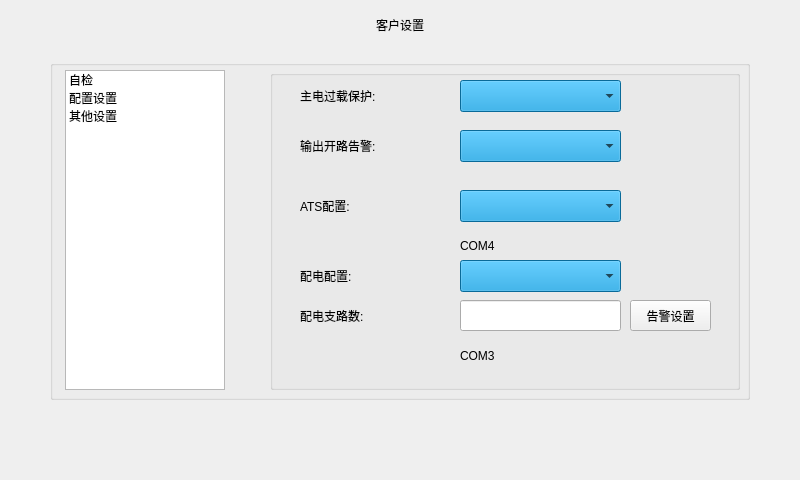
<?xml version="1.0" encoding="UTF-8"?>
<ui version="4.0">
 <class>User_Set</class>
 <widget class="QWidget" name="User_Set">
  <property name="geometry">
   <rect>
    <x>0</x>
    <y>0</y>
    <width>800</width>
    <height>480</height>
   </rect>
  </property>
  <property name="windowTitle">
   <string>Form</string>
  </property>
  <widget class="QWidget" name="widget" native="true">
   <property name="geometry">
    <rect>
     <x>0</x>
     <y>0</y>
     <width>800</width>
     <height>480</height>
    </rect>
   </property>
   <widget class="QLabel" name="label">
    <property name="geometry">
     <rect>
      <x>275</x>
      <y>0</y>
      <width>250</width>
      <height>50</height>
     </rect>
    </property>
    <property name="text">
     <string>客户设置</string>
    </property>
    <property name="alignment">
     <set>Qt::AlignCenter</set>
    </property>
   </widget>
   <widget class="QGroupBox" name="groupBox">
    <property name="geometry">
     <rect>
      <x>50</x>
      <y>60</y>
      <width>700</width>
      <height>340</height>
     </rect>
    </property>
    <property name="title">
     <string/>
    </property>
    <widget class="QListWidget" name="listWidget">
     <property name="geometry">
      <rect>
       <x>15</x>
       <y>10</y>
       <width>160</width>
       <height>320</height>
      </rect>
     </property>
     <item>
      <property name="text">
       <string>自检</string>
      </property>
     </item>
     <item>
      <property name="text">
       <string>配置设置</string>
      </property>
     </item>
     <item>
      <property name="text">
       <string>其他设置</string>
      </property>
     </item>
    </widget>
    <widget class="QGroupBox" name="groupBox_2">
     <property name="geometry">
      <rect>
       <x>220</x>
       <y>10</y>
       <width>470</width>
       <height>320</height>
      </rect>
     </property>
     <property name="styleSheet">
      <string notr="true">QComboBox{
  min-height: 28px; min-width: 40px;
/*  background-color: rgb(0, 170,0);*/
  background-color: rgb(12, 148, 214);

}

QComboBox QAbstractItemView::item {
  min-height: 35px; min-width: 60px;
 /* background-color: rgb(0, 170,0);
  background-color: rgb(75, 190, 155);*/

}</string>
     </property>
     <property name="title">
      <string/>
     </property>
     <widget class="QStackedWidget" name="stackedWidget">
      <property name="geometry">
       <rect>
        <x>0</x>
        <y>0</y>
        <width>460</width>
        <height>320</height>
       </rect>
      </property>
      <property name="sizePolicy">
       <sizepolicy hsizetype="Fixed" vsizetype="Fixed">
        <horstretch>0</horstretch>
        <verstretch>0</verstretch>
       </sizepolicy>
      </property>
      <property name="currentIndex">
       <number>1</number>
      </property>
      <widget class="QWidget" name="page_1">
       <widget class="QWidget" name="widget_2" native="true">
        <property name="geometry">
         <rect>
          <x>0</x>
          <y>0</y>
          <width>460</width>
          <height>320</height>
         </rect>
        </property>
        <widget class="QPushButton" name="Year_Detection">
         <property name="geometry">
          <rect>
           <x>130</x>
           <y>170</y>
           <width>200</width>
           <height>70</height>
          </rect>
         </property>
         <property name="text">
          <string>手动年检</string>
         </property>
        </widget>
        <widget class="QPushButton" name="Month_Detection">
         <property name="geometry">
          <rect>
           <x>130</x>
           <y>40</y>
           <width>200</width>
           <height>70</height>
          </rect>
         </property>
         <property name="text">
          <string>手动月检</string>
         </property>
        </widget>
       </widget>
      </widget>
      <widget class="QWidget" name="page_3">
       <widget class="QWidget" name="widget_3" native="true">
        <property name="geometry">
         <rect>
          <x>0</x>
          <y>0</y>
          <width>451</width>
          <height>311</height>
         </rect>
        </property>
        <widget class="QLabel" name="label_2">
         <property name="geometry">
          <rect>
           <x>30</x>
           <y>230</y>
           <width>111</width>
           <height>31</height>
          </rect>
         </property>
         <property name="text">
          <string>配电支路数:</string>
         </property>
        </widget>
        <widget class="QLineEdit" name="Distribution_branches_number">
         <property name="geometry">
          <rect>
           <x>190</x>
           <y>230</y>
           <width>161</width>
           <height>31</height>
          </rect>
         </property>
         <property name="alignment">
          <set>Qt::AlignCenter</set>
         </property>
        </widget>
        <widget class="QComboBox" name="comboBox_ATS">
         <property name="geometry">
          <rect>
           <x>190</x>
           <y>120</y>
           <width>161</width>
           <height>32</height>
          </rect>
         </property>
        </widget>
        <widget class="QLabel" name="label_15">
         <property name="geometry">
          <rect>
           <x>30</x>
           <y>120</y>
           <width>161</width>
           <height>31</height>
          </rect>
         </property>
         <property name="text">
          <string>ATS配置:</string>
         </property>
        </widget>
        <widget class="QLabel" name="label_3">
         <property name="geometry">
          <rect>
           <x>30</x>
           <y>190</y>
           <width>111</width>
           <height>31</height>
          </rect>
         </property>
         <property name="text">
          <string>配电配置:</string>
         </property>
        </widget>
        <widget class="QComboBox" name="comboBox_Distribution">
         <property name="geometry">
          <rect>
           <x>190</x>
           <y>190</y>
           <width>161</width>
           <height>32</height>
          </rect>
         </property>
        </widget>
        <widget class="QComboBox" name="comboBox_protectenable">
         <property name="geometry">
          <rect>
           <x>190</x>
           <y>10</y>
           <width>161</width>
           <height>32</height>
          </rect>
         </property>
        </widget>
        <widget class="QLabel" name="label_16">
         <property name="geometry">
          <rect>
           <x>30</x>
           <y>10</y>
           <width>161</width>
           <height>31</height>
          </rect>
         </property>
         <property name="text">
          <string>主电过载保护:</string>
         </property>
        </widget>
        <widget class="QComboBox" name="comboBox_outputalarmenable">
         <property name="geometry">
          <rect>
           <x>190</x>
           <y>60</y>
           <width>161</width>
           <height>32</height>
          </rect>
         </property>
        </widget>
        <widget class="QLabel" name="label_17">
         <property name="geometry">
          <rect>
           <x>30</x>
           <y>60</y>
           <width>161</width>
           <height>31</height>
          </rect>
         </property>
         <property name="text">
          <string>输出开路告警:</string>
         </property>
        </widget>
        <widget class="QLabel" name="label_SWITCH">
         <property name="geometry">
          <rect>
           <x>190</x>
           <y>270</y>
           <width>251</width>
           <height>31</height>
          </rect>
         </property>
         <property name="text">
          <string>COM3</string>
         </property>
        </widget>
        <widget class="QLabel" name="label_ATS">
         <property name="geometry">
          <rect>
           <x>190</x>
           <y>160</y>
           <width>171</width>
           <height>31</height>
          </rect>
         </property>
         <property name="text">
          <string>COM4</string>
         </property>
        </widget>
        <widget class="QPushButton" name="setAlarm">
         <property name="geometry">
          <rect>
           <x>360</x>
           <y>230</y>
           <width>81</width>
           <height>31</height>
          </rect>
         </property>
         <property name="text">
          <string>告警设置</string>
         </property>
        </widget>
       </widget>
      </widget>
      <widget class="QWidget" name="page_4">
       <widget class="QPushButton" name="btn_restore">
        <property name="geometry">
         <rect>
          <x>140</x>
          <y>190</y>
          <width>200</width>
          <height>70</height>
         </rect>
        </property>
        <property name="text">
         <string>恢复出厂设置</string>
        </property>
       </widget>
       <widget class="QPushButton" name="btn_reset">
        <property name="geometry">
         <rect>
          <x>140</x>
          <y>80</y>
          <width>200</width>
          <height>70</height>
         </rect>
        </property>
        <property name="text">
         <string>复位</string>
        </property>
       </widget>
      </widget>
     </widget>
    </widget>
   </widget>
  </widget>
 </widget>
 <tabstops>
  <tabstop>btn_restore</tabstop>
  <tabstop>Distribution_branches_number</tabstop>
  <tabstop>comboBox_ATS</tabstop>
  <tabstop>listWidget</tabstop>
  <tabstop>Year_Detection</tabstop>
  <tabstop>Month_Detection</tabstop>
 </tabstops>
 <resources/>
 <connections/>
</ui>
